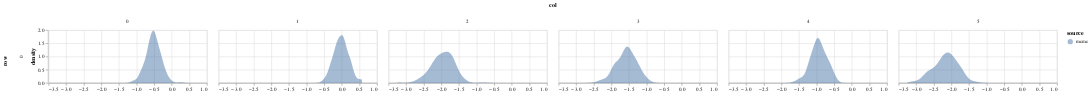

The notebook cell saved with this chart:
### Code cell
param = 'alpha'
df = get_post_df(ps[param]) 
df['source'] = 'mcmc'
plot_density(df, height=100)

### Figure 1 — Vega-Lite specification as saved in the notebook (floating-point values rounded to 4 significant figures; data arrays with more than 128 entries replaced by an {"elided": "..."} marker saying what was removed)
{"config": {"view": {"continuousWidth": 400, "continuousHeight": 300}}, "data": {"name": "data-5fa4dfbb524d38b06f93d205600aa5ea"}, "mark": {"type": "area", "opacity": 0.5}, "encoding": {"color": {"type": "nominal", "field": "source"}, "column": {"type": "quantitative", "field": "col"}, "row": {"type": "quantitative", "field": "row"}, "x": {"type": "quantitative", "field": "value", "title": null}, "y": {"type": "quantitative", "field": "density"}}, "height": 100, "resolve": {"scale": {"x": "independent"}}, "transform": [{"fold": ["value"]}, {"density": "value", "groupby": ["cn", "row", "col", "source"]}], "width": 300, "$schema": "https://vega.github.io/schema/vega-lite/v4.8.1.json", "datasets": {"data-5fa4dfbb524d38b06f93d205600aa5ea": {"elided": "1200 records"}}}
